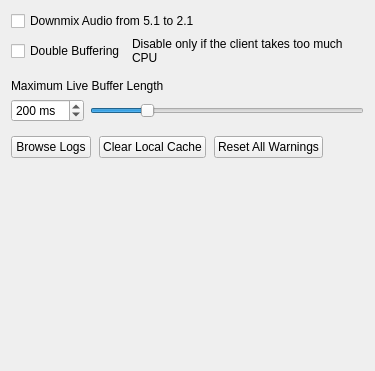
<?xml version="1.0" encoding="UTF-8"?>
<ui version="4.0">
 <class>AdvancedSettingsWidget</class>
 <widget class="QWidget" name="AdvancedSettingsWidget">
  <property name="geometry">
   <rect>
    <x>0</x>
    <y>0</y>
    <width>375</width>
    <height>371</height>
   </rect>
  </property>
  <layout class="QVBoxLayout" name="verticalLayout">
   <item>
    <widget class="QCheckBox" name="downmixAudioCheckBox">
     <property name="text">
      <string>Downmix Audio from 5.1 to 2.1</string>
     </property>
    </widget>
   </item>
   <item>
    <layout class="QHBoxLayout" name="horizontalLayout_3" stretch="0,1">
     <property name="bottomMargin">
      <number>8</number>
     </property>
     <item>
      <widget class="QCheckBox" name="doubleBufferCheckbox">
       <property name="text">
        <string>Double Buffering</string>
       </property>
      </widget>
     </item>
     <item>
      <widget class="QLabel" name="doubleBufferWarningLabel">
       <property name="text">
        <string>Disable only if the client takes too much CPU</string>
       </property>
       <property name="wordWrap">
        <bool>true</bool>
       </property>
      </widget>
     </item>
    </layout>
   </item>
   <item>
    <widget class="QLabel" name="maximumLiveBufferLengthLabel">
     <property name="text">
      <string>Maximum Live Buffer Length</string>
     </property>
     <property name="buddy">
      <cstring>maximumLiveBufferLengthSlider</cstring>
     </property>
    </widget>
   </item>
   <item>
    <layout class="QHBoxLayout" name="horizontalLayout_2">
     <property name="bottomMargin">
      <number>8</number>
     </property>
     <item>
      <widget class="QSpinBox" name="maximumLiveBufferLengthSpinBox">
       <property name="suffix">
        <string> ms</string>
       </property>
       <property name="minimum">
        <number>10</number>
       </property>
       <property name="maximum">
        <number>1000</number>
       </property>
       <property name="singleStep">
        <number>10</number>
       </property>
       <property name="value">
        <number>200</number>
       </property>
      </widget>
     </item>
     <item>
      <widget class="QSlider" name="maximumLiveBufferLengthSlider">
       <property name="minimum">
        <number>10</number>
       </property>
       <property name="maximum">
        <number>1000</number>
       </property>
       <property name="singleStep">
        <number>10</number>
       </property>
       <property name="pageStep">
        <number>100</number>
       </property>
       <property name="value">
        <number>200</number>
       </property>
       <property name="orientation">
        <enum>Qt::Horizontal</enum>
       </property>
      </widget>
     </item>
    </layout>
   </item>
   <item>
    <layout class="QHBoxLayout" name="horizontalLayout">
     <property name="spacing">
      <number>8</number>
     </property>
     <item>
      <widget class="QPushButton" name="browseLogsButton">
       <property name="text">
        <string>Browse Logs</string>
       </property>
      </widget>
     </item>
     <item>
      <widget class="QPushButton" name="clearCacheButton">
       <property name="text">
        <string>Clear Local Cache</string>
       </property>
      </widget>
     </item>
     <item>
      <widget class="QPushButton" name="resetAllWarningsButton">
       <property name="text">
        <string>Reset All Warnings</string>
       </property>
      </widget>
     </item>
     <item>
      <spacer name="horizontalSpacer_2">
       <property name="orientation">
        <enum>Qt::Horizontal</enum>
       </property>
       <property name="sizeHint" stdset="0">
        <size>
         <width>40</width>
         <height>20</height>
        </size>
       </property>
      </spacer>
     </item>
    </layout>
   </item>
   <item>
    <spacer name="verticalSpacer">
     <property name="orientation">
      <enum>Qt::Vertical</enum>
     </property>
     <property name="sizeHint" stdset="0">
      <size>
       <width>20</width>
       <height>40</height>
      </size>
     </property>
    </spacer>
   </item>
  </layout>
 </widget>
 <tabstops>
  <tabstop>browseLogsButton</tabstop>
  <tabstop>clearCacheButton</tabstop>
 </tabstops>
 <resources/>
 <connections/>
</ui>
